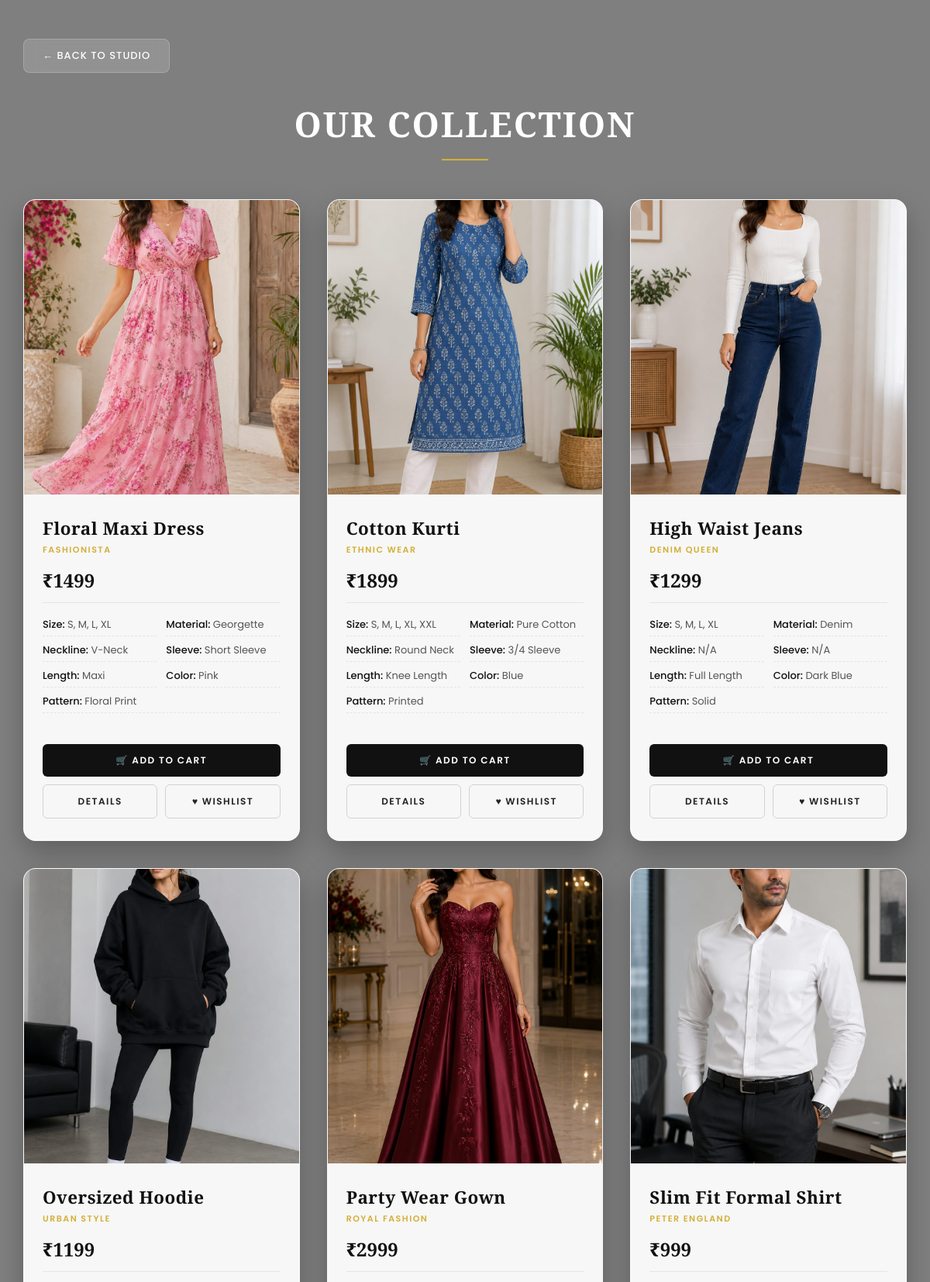
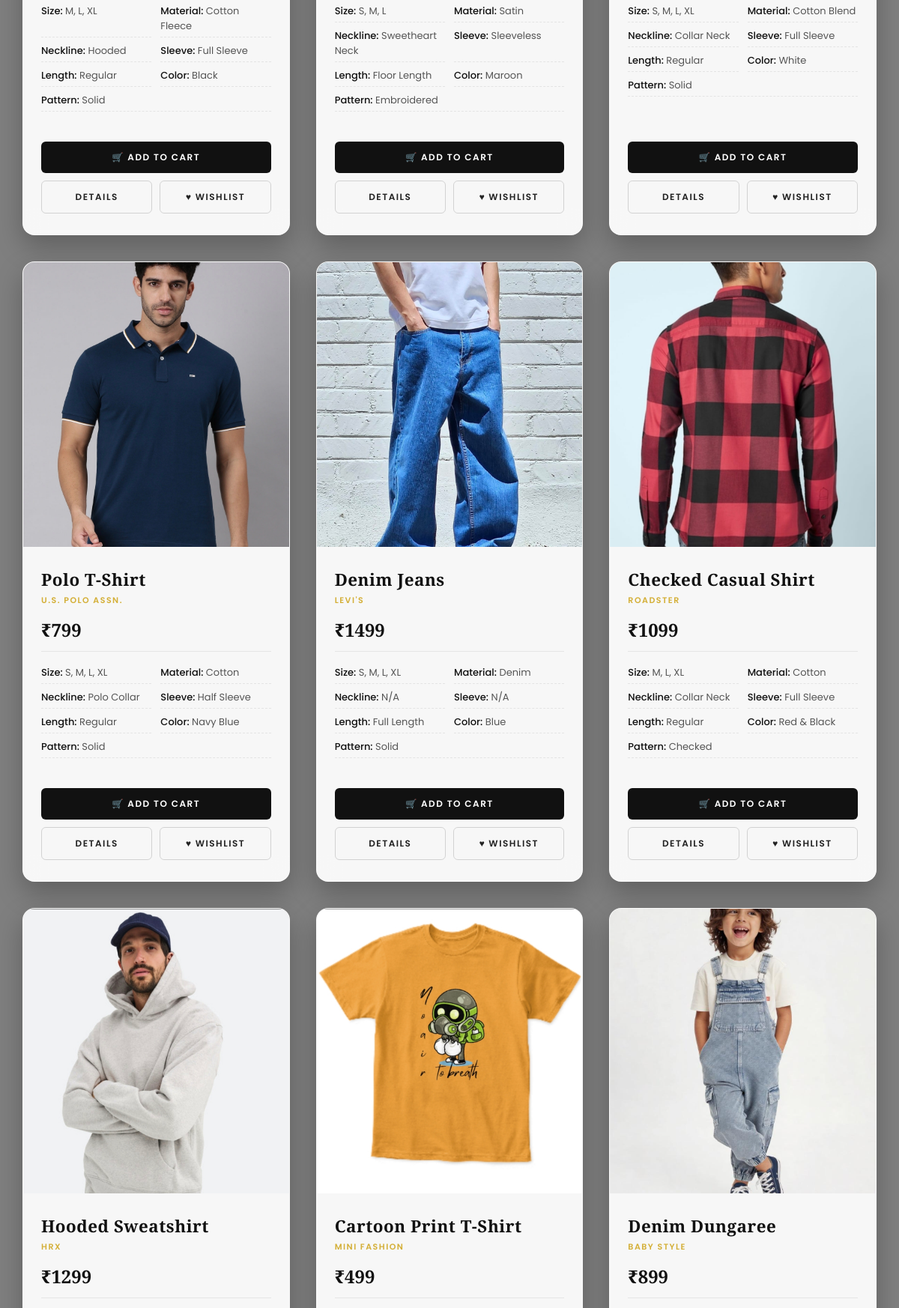
Screenshot of /productlist_user/ (upper part) with the database file from the repository (2 pictures, top to bottom).
### specksapp/models.py (models this page shows)
class dress(models.Model):
    name =  models.CharField(max_length=25,null=True,blank=True)
    user = models.ForeignKey('shopowner_register',on_delete=models.CASCADE,null=True,blank=True)
    price = models.IntegerField(null=True,blank=True)
    brand = models.CharField(max_length=25,null=True,blank=True)
    size = models.CharField(null=True,blank=True)
    material = models.CharField(max_length=25,null=True,blank=True)
    neckline = models.CharField(max_length=25,null=True,blank=True)
    sleeve_length = models.CharField(max_length=25,null=True,blank=True)
    length = models.CharField(null=True,blank=True)
    color = models.CharField(max_length=25,null=True,blank=True)
    pattern = models.CharField(max_length=25,null=True,blank=True)
    image = models.FileField(upload_to='images/',null=True,blank=True)
    discription =  models.CharField(max_length=150,null=True,blank=True)
    quantity = models.IntegerField(default=50)

### specksapp/views.py (the view)
# urls.py: path('productlist_user/',views.productlist_user,name='productlist_user'),
def productlist_user(request):
    product = models.dress.objects.all()
    return render(request,'productlist_user.html',{'product':product})

### specksapp/templates/productlist_user.html (shortened to what this page needs)
<!DOCTYPE html>
<html lang="en">
<head>
</head>
<body>
    <a href="/home/" class="back-btn">
        ← Back to Studio
    </a>
    <div class="heading">
        <h1>Our Collection</h1>
    </div>
    <div class="product-container">
        {% for p in product %}
        <div class="product-card">
            <div class="image-frame">
                {% if p.image %}
                    <img src="{{ p.image.url }}" alt="{{ p.name }}">
                {% else %}
                    <img src="https://via.placeholder.com/350x380" alt="No Image Available">
                {% endif %}
            </div>
            <div class="product-info">
                <h2 class="product-name">{{ p.name }}</h2>
                <div class="brand-name">{{ p.brand }}</div>
                <div class="price">₹{{ p.price }}</div>
                <div class="details">
                    <p><span>Size:</span> {{ p.size }}</p>
                    <p><span>Material:</span> {{ p.material }}</p>
                    <p><span>Neckline:</span> {{ p.neckline }}</p>
                    <p><span>Sleeve:</span> {{ p.sleeve_length }}</p>
                    <p><span>Length:</span> {{ p.length }}</p>
                    <p><span>Color:</span> {{ p.color }}</p>
                    <p style="grid-column: span 2;"><span>Pattern:</span> {{ p.pattern }}</p>
                </div>
                <div class="actions-grid">
                    <a href="/add_to_cart/{{ p.id }}/" class="buy-btn btn-primary">
                        🛒 Add to Cart
                    </a>
                    <div class="secondary-actions">
                        <a href="/product_detail/{{ p.id }}/" class="buy-btn btn-outline">
                            Details
                        </a>
                        <a href="/wishlist/{{ p.id }}/" class="buy-btn btn-outline">
                            ♥ Wishlist
                        </a>
                    </div>
                </div>
            </div>
        </div>
        {% empty %}
        <div class="empty">
            No bespoke products found in this lookbook catalog.
        </div>
        {% endfor %}
    </div>
</body>
</html>

### specksapp/templates/productlist_user.html (style rules this page uses)
* { margin: 0; padding: 0; box-sizing: border-box; font-family: 'Poppins', sans-serif; }
body { min-height: 100vh; background: linear-gradient(rgba(0, 0, 0, 0.5), rgba(0, 0, 0, 0.5)), url('https://images.unsplash.com/photo-1558769132-cb1aea458c5e?q=80&w=1974&auto=format&fit=crop') no-repeat center center fixed; background-size: cover; padding: 50px 30px; }
.back-btn { display: inline-flex; align-items: center; margin-bottom: 35px; padding: 11px 24px; background: rgba(255, 255, 255, 0.15); backdrop-filter: blur(10px); -webkit-backdrop-filter: blur(10px); border: 1px solid rgba(255, 255, 255, 0.2); color: white; text-decoration: none; border-radius: 8px; font-size: 13px; font-weight: 500; letter-spacing: 1px; text-transform: uppercase; transition: all 0.3s ease; }
.heading { text-align: center; margin-bottom: 50px; }
.heading h1 { font-family: 'Playfair Display', serif; color: #ffffff; font-size: 2.8rem; letter-spacing: 2px; text-transform: uppercase; }
.heading::after { content: ''; display: block; width: 60px; height: 2px; background: #d4af37; margin: 15px auto 0; }
.product-container { display: grid; grid-template-columns: repeat(auto-fit, minmax(320px, 1fr)); gap: 35px; max-width: 1300px; margin: 0 auto; }
.product-card { background: rgba(255, 255, 255, 0.94); backdrop-filter: blur(15px); -webkit-backdrop-filter: blur(15px); border-radius: 16px; overflow: hidden; box-shadow: 0 15px 35px rgba(0, 0, 0, 0.25); border: 1px solid rgba(255, 255, 255, 0.5); display: flex; flex-direction: column; transition: transform 0.4s cubic-bezier(0.25, 1, 0.5, 1), box-shadow 0.4s ease; }
.image-frame { width: 100%; height: 380px; overflow: hidden; background: #eaeaea; }
.product-card img { width: 100%; height: 100%; object-fit: cover; transition: transform 0.6s cubic-bezier(0.25, 1, 0.5, 1); }
.product-info { padding: 28px 24px; display: flex; flex-direction: column; flex-grow: 1; }
.product-name { font-family: 'Playfair Display', serif; font-size: 1.4rem; font-weight: 600; color: #111111; margin-bottom: 4px; letter-spacing: 0.5px; }
.brand-name { font-size: 11px; text-transform: uppercase; letter-spacing: 1.5px; color: #d4af37; font-weight: 600; margin-bottom: 14px; }
.price { font-family: 'Playfair Display', serif; color: #111111; font-size: 1.5rem; font-weight: 700; margin-bottom: 18px; border-bottom: 1px solid #e5e5e5; padding-bottom: 12px; }
.details { display: grid; grid-template-columns: 1fr 1fr; row-gap: 8px; column-gap: 12px; font-size: 13px; color: #555555; margin-bottom: 15px; }
.details p { border-bottom: 1px dashed rgba(0, 0, 0, 0.08); padding-bottom: 4px; }
.details span { font-weight: 500; color: #111111; }
.actions-grid { display: flex; flex-direction: column; gap: 10px; margin-top: auto; }
.buy-btn { width: 100%; padding: 12px; border: none; border-radius: 6px; font-size: 12px; font-weight: 600; letter-spacing: 1.5px; text-transform: uppercase; cursor: pointer; transition: all 0.3s ease; display: inline-flex; align-items: center; justify-content: center; text-decoration: none; }
.btn-primary { background: #111111; color: white; }
.secondary-actions { display: flex; gap: 10px; }
.btn-outline { background: transparent; color: #222222; border: 1px solid rgba(0, 0, 0, 0.15); flex: 1; }

### rows the page displays
dress: image (picture), name "Floral Maxi Dress", brand "FASHIONISTA", price "1499", size "S, M, L, XL", material "Georgette", neckline "V-Neck", sleeve_length "Short Sleeve", length "Maxi", color "Pink", pattern "Floral Print"
dress: image (picture), name "Cotton Kurti", brand "ETHNIC WEAR", price "1899", size "S, M, L, XL, XXL", material "Pure Cotton", neckline "Round Neck", sleeve_length "3/4 Sleeve", length "Knee Length", color "Blue", pattern "Printed"
dress: image (picture), name "High Waist Jeans", brand "DENIM QUEEN", price "1299", size "S, M, L, XL", material "Denim", neckline "N/A", sleeve_length "N/A", length "Full Length", color "Dark Blue", pattern "Solid"
dress: image (picture), name "Oversized Hoodie", brand "URBAN STYLE", price "1199", size "M, L, XL", material "Cotton Fleece", neckline "Hooded", sleeve_length "Full Sleeve", length "Regular", color "Black", pattern "Solid"
dress: image (picture), name "Party Wear Gown", brand "ROYAL FASHION", price "2999", size "S, M, L", material "Satin", neckline "Sweetheart Neck", sleeve_length "Sleeveless", length "Floor Length", color "Maroon", pattern "Embroidered"
dress: image (picture), name "Slim Fit Formal Shirt", brand "PETER ENGLAND", price "999", size "S, M, L, XL", material "Cotton Blend", neckline "Collar Neck", sleeve_length "Full Sleeve", length "Regular", color "White", pattern "Solid"
dress: image (picture), name "Polo T-Shirt", brand "U.S. POLO ASSN.", price "799", size "S, M, L, XL", material "Cotton", neckline "Polo Collar", sleeve_length "Half Sleeve", length "Regular", color "Navy Blue", pattern "Solid"
dress: image (picture), name "Denim Jeans", brand "LEVI'S", price "1499", size "S, M, L, XL", material "Denim", neckline "N/A", sleeve_length "N/A", length "Full Length", color "Blue", pattern "Solid"
dress: image (picture), name "Checked Casual Shirt", brand "ROADSTER", price "1099", size "M, L, XL", material "Cotton", neckline "Collar Neck", sleeve_length "Full Sleeve", length "Regular", color "Red & Black", pattern "Checked"
dress: image (picture), name "Hooded Sweatshirt", brand "HRX", price "1299"
dress: image (picture), name "Cartoon Print T-Shirt", brand "MINI FASHION", price "499"
dress: image (picture), name "Denim Dungaree", brand "BABY STYLE", price "899"
